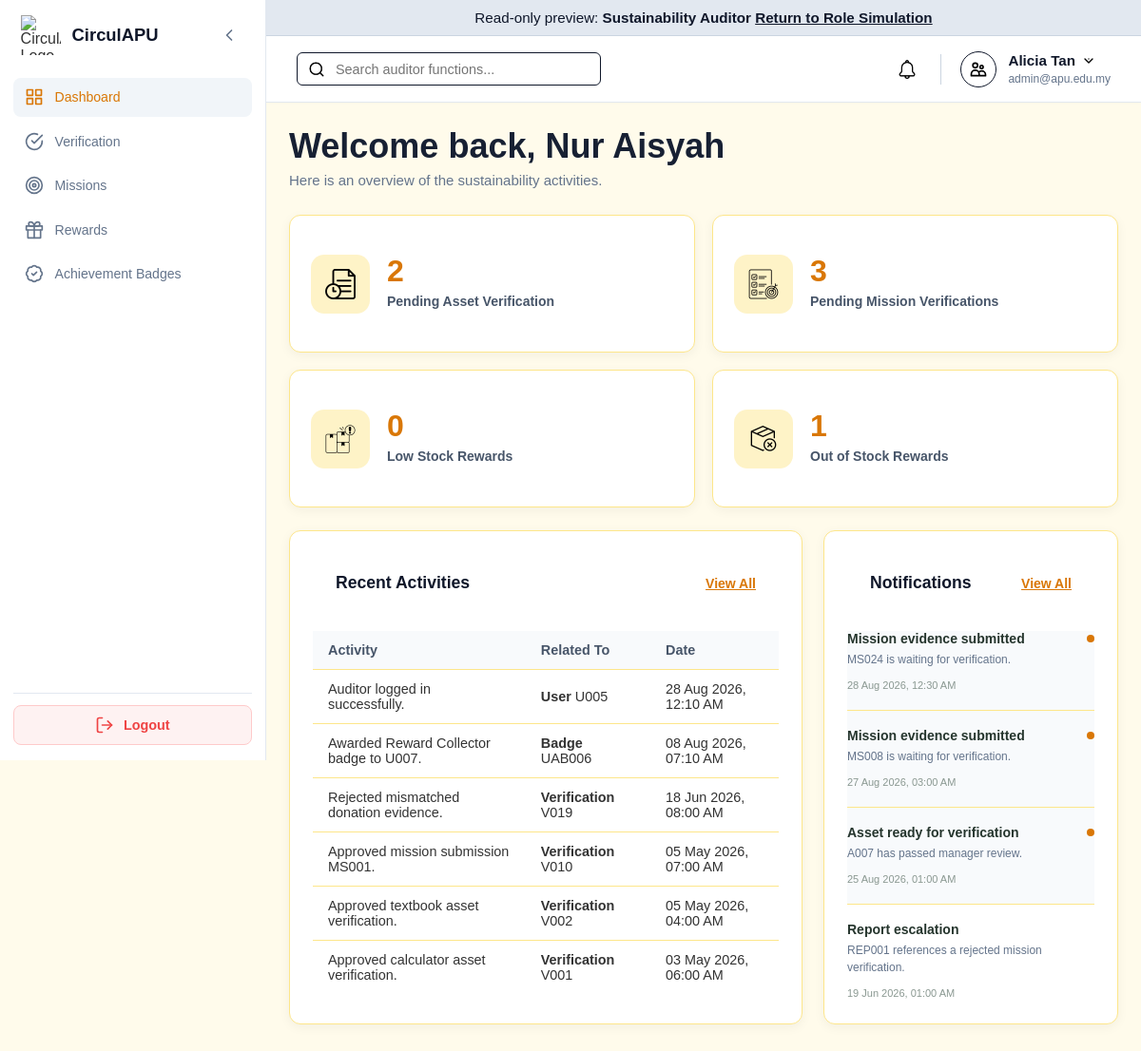
/Auditor/auditor_dashboard.php?preview=Auditor (signed in), run on the app's committed database.
### tables this page shows
CREATE TABLE `user` (
  `userID` varchar(10) NOT NULL,
  `name` varchar(100) NOT NULL,
  `email` varchar(100) NOT NULL,
  `password` varchar(255) NOT NULL,
  `role` enum('Member','Auditor','Manager','Admin') NOT NULL DEFAULT 'Member',
  `status` enum('Active','Suspended','Deleted') NOT NULL DEFAULT 'Active',
  `ecopoint` int(11) NOT NULL DEFAULT 0,
  `dateCreated` timestamp NOT NULL DEFAULT current_timestamp()
);

CREATE TABLE `systemlog` (
  `logID` varchar(10) NOT NULL,
  `userID` varchar(10) NOT NULL,
  `actionType` enum('Create','Submit','Approve','Reject','Redeem','Assign','Update','Delete','Login','Logout') NOT NULL,
  `refType` enum('Mission','Asset','Reward','Badge','Tier','Verification','User','Category','Transaction','Borrowing') NOT NULL,
  `refID` varchar(10) DEFAULT NULL,
  `description` varchar(255) NOT NULL,
  `timeLogged` timestamp NOT NULL DEFAULT current_timestamp()
);

CREATE TABLE `notification` (
  `notificationID` varchar(10) NOT NULL,
  `userID` varchar(10) NOT NULL,
  `title` varchar(100) NOT NULL,
  `content` varchar(255) NOT NULL,
  `status` enum('Read','Unread') NOT NULL DEFAULT 'Unread',
  `createdDate` timestamp NOT NULL DEFAULT current_timestamp()
);

### Auditor/auditor_dashboard.php (the view, shortened to what this page needs)
<?php
    $is_admin = isset($_SESSION['user_role']) && $_SESSION['user_role'] === 'Admin';
    $is_preview = ($_GET['preview'] ?? '') === 'Auditor';
    $auditorID= $_SESSION['user_id'];
    $auditorName = $_SESSION['user_name'] ?? 'Auditor';
    $pendingAssets = 0;
    $pendingMissions = 0;
    $lowStockRewards = 0;
    $outOfStockRewards = 0;
    $recentActivities = [];
    $notifications = [];
    function getCount(mysqli $conn, string $sql): int{
        $result = $conn->query($sql);
        if ($result && ($row = $result->fetch_assoc())){
            return (int) $row['total'];
        }
        return 0;
    }
    require_once '../db.php';
    if ($conn->connect_error){
        $databaseError = "Unable to connect to the database.";
    }else {
        $conn->set_charset("utf8mb4");
        if ($is_admin && $is_preview) {
            $previewUser = $conn->query("SELECT userID, name FROM user WHERE role = 'Auditor' AND status = 'Active' ORDER BY dateCreated ASC, userID ASC LIMIT 1")->fetch_assoc();
            if ($previewUser) {
                $auditorID = $previewUser['userID'];
                $auditorName = $previewUser['name'];
            }else {
                $auditorName = 'Sustainability Auditor';
            }
        }
        $pendingAssets = getCount($conn, "SELECT COUNT(*) AS total FROM verificationrecords WHERE status = 'Pending' AND targetType = 'Asset'");
        $pendingMissions = getCount($conn, "SELECT COUNT(*) AS total FROM verificationrecords WHERE status = 'Pending' AND targetType = 'MissionSubmission'");
        $lowStockRewards = getCount($conn, "SELECT COUNT(*) AS total FROM rewards WHERE quantity > 0 AND quantity < 3;");
        $outOfStockRewards = getCount($conn, "SELECT COUNT(*) AS total FROM rewards WHERE quantity = 0");
        $activitySQL = "SELECT sl.logID, sl.description, sl.actionType, sl.refType, sl.refID, sl.timeLogged, u.name AS performedBy FROM systemlog sl INNER JOIN user u ON sl.userID = u.userID WHERE sl.userID = ? ORDER BY sl.timeLogged DESC LIMIT 7";
        $activityStatement = $conn->prepare($activitySQL);
        if ($activityStatement) {
            $activityStatement->bind_param("s", $auditorID);
            $activityStatement->execute();
            $activityResult = $activityStatement->get_result();
            while ($activityRow = $activityResult->fetch_assoc()) {
                $recentActivities[] = $activityRow;
            }
        }
        $notificationStatement = $conn->prepare("SELECT notificationID, title, content, status, createdDate FROM notification WHERE userID = ? ORDER BY createdDate DESC LIMIT 4");
        if ($notificationStatement){
            $notificationStatement->bind_param("s", $auditorID);
            $notificationStatement->execute();
            $notificationResult = $notificationStatement->get_result();
            while($notificationRow = $notificationResult->fetch_assoc()){
                $notifications[] = $notificationRow;
            }
        }
    }
    function formatDashboardDate(?string $date): string{
        $timestamp = strtotime($date);
        return date('d M Y, h:i A', $timestamp);
    }
?>
<!DOCTYPE html>
<html lang="en">
<head>
    <link rel="stylesheet" href="../style.css">
    <link rel="stylesheet" href="auditor_style.css">
</head>
<body class="role-auditor">
    <div class="dashboard-container">
        <?php include '../sidebar.php'; ?>
        <div class="main-content">
            <?php include '../header.php'; ?>
            <main class="page-body auditor-dashboard-page">
                <section class="dashboard-welcome">
                    <div>
                        <h1>
                            Welcome back,
                            <?php
                                echo htmlspecialchars($auditorName);
                            ?>
                        </h1>
                        <p>Here is an overview of  the sustainability activities.</p>
                    </div>
                </section>
                <section class="stats-grid" aria-label="Auditor Dashboard Statistics">
                    <a href="auditor_verification_management.php?type=Asset&status=Pending" class="stat-card">
                        <div class="stat-icon">
                            <img src="../assets/icons/pendingVerification.png" alt="Pending Verification">
                        </div>
                        <div class="stat-content">
                            <strong class="stat-value">
                                <?php echo $pendingAssets; ?>
                            </strong>
                            <h3>Pending Asset Verification</h3>
                        </div>
                    </a>
                    <a href="auditor_verification_management.php?type=MissionSubmission&status=Pending" class="stat-card">
                        <div class="stat-icon">
                            <img src="../assets/icons/pendingMission.png" alt="Pending Mission">
                        </div>
                        <div class="stat-content">
                            <strong class="stat-value">
                                <?php echo $pendingMissions; ?>
                            </strong>
                            <h3>Pending Mission Verifications</h3>
                        </div>
                    </a>
                    <a href="auditor_rewards_management.php?quantity=low" class="stat-card">
                        <div class="stat-icon">
                            <img src="../assets/icons/low-stock.png" alt="lowStock">
                        </div>
                        <div class="stat-content">
                            <strong class="stat-value">
                                <?php echo $lowStockRewards; ?>
                            </strong>
                            <h3>Low Stock Rewards</h3>
                        </div>
                    </a>
                    <a href="auditor_rewards_management.php?quantity=out_of_stock" class="stat-card">
                        <div class="stat-icon">
                            <img src="../assets/icons/out-of-stock.png" alt="OutofStock">
                        </div>
                        <div class="stat-content">
                            <strong class="stat-value">
                                <?php echo $outOfStockRewards; ?>
                            </strong>
                            <h3>Out of Stock Rewards</h3>
                        </div>
                    </a>
                </section>
                <section class="dashboard-lower-grid">
                    <article class="content-card">
                        <div class="card-header">
                            <div>
                                <h2>Recent Activities</h2>
                            </div>
                            <a href="auditor_recent_activities.php">View All</a>
                        </div>
                        <div class="table-wrapper">
                            <table class="data-table">
                                <thead>
                                    <tr>
                                        <th>Activity</th>
                                        <th>Related To</th>
                                        <th>Date</th>
                                    </tr>
                                </thead>
                                <tbody>
                                    <?php if (empty($recentActivities)): ?>
                                        <tr>
                                            <td colspan="3" class="auditor-empty-state">
                                                No system activities have been recorded yet.
                                            </td>
                                        </tr>
                                    <?php else: ?>
                                        <?php foreach ($recentActivities as $activity): ?>
                                            <tr>
                                                <td class="activity-description">
                                                    <?php
                                                        echo htmlspecialchars($activity['description']);
                                                    ?>
                                                </td>
                                                <td>
                                                    <div class="auditor-reference">
                                                        <strong>
                                                            <?php
                                                                echo htmlspecialchars($activity['refType']);
                                                            ?>
                                                        </strong>
                                                        <?php if (!empty($activity['refID'])): ?>
                                                            <span>
                                                                <?php
                                                                    echo htmlspecialchars($activity['refID']);
                                                                ?>
                                                            </span>
                                                        <?php endif; ?>
                                                    </div>
                                                </td>
                                                <td>
                                                    <?php
                                                        echo htmlspecialchars(
                                                            formatDashboardDate($activity['timeLogged'])
                                                        );
                                                    ?>
                                                </td>
                                            </tr>
                                        <?php endforeach; ?>
                                    <?php endif; ?>
                                </tbody>
                            </table>
                        </div>
                    </article>
                    <article class="content-card">
                        <div class="card-header">
                            <div>
                                <h2>Notifications</h2>
                            </div>
                            <a href="auditor_notification.php">View All</a>
                        </div>
                        <div class="notification-list">
                            <?php if (empty($notifications)): ?>
                                <div class="auditor-empty-notification">
                                    <p>No notification found</p>
                                </div>
                            <?php else: ?>
                                <?php
                                    foreach($notifications as $notification):
                                ?>
                                    <a href="auditor_notification.php" class="notification-item <?php echo ($notification['status'] === 'Unread') ? 'notification-unread' : ''; ?>">
                                        <div class="notification-content">
                                            <div class="notification-title-row">
                                                <strong>
                                                    <?php
                                                        echo htmlspecialchars($notification['title']);
                                                    ?>
                                                </strong>
                                                <?php if ($notification['status'] === 'Unread'): ?>
                                                    <span
                                                        class="unread-indicator"
                                                        title="Unread">
                                                    </span>
                                                <?php endif; ?>
                                            </div>
                                            <p>
                                                <?php
                                                    echo htmlspecialchars($notification['content']);
                                                ?>
                                            </p>
                                            <time>
                                                <?php
                                                    echo htmlspecialchars(
                                                        formatDashboardDate($notification['createdDate'])
                                                    );
                                                ?>
                                            </time>
                                        </div>
                                    </a>
                                <?php endforeach; ?>
                            <?php endif; ?>
                        </div>
                    </article>
                </section>
            </main>
        </div>
    </div>
</body>
</html>

### data on the page
user: name "Nur Aisyah"
systemlog: description "Auditor logged in successfully.", refType "User", refID "U005", timeLogged "28 Aug 2026, 12:10 AM"
systemlog: description "Awarded Reward Collector badge to U007.", refType "Badge", refID "UAB006", timeLogged "08 Aug 2026, 07:10 AM"
systemlog: description "Rejected mismatched donation evidence.", refType "Verification", refID "V019", timeLogged "18 Jun 2026, 08:00 AM"
systemlog: description "Approved mission submission MS001.", refType "Verification", refID "V010", timeLogged "05 May 2026, 07:00 AM"
systemlog: description "Approved textbook asset verification.", refType "Verification", refID "V002", timeLogged "05 May 2026, 04:00 AM"
systemlog: description "Approved calculator asset verification.", refType "Verification", refID "V001", timeLogged "03 May 2026, 06:00 AM"
notification: title "Mission evidence submitted", status "Unread" (drawn), content "MS024 is waiting for verification.", createdDate "28 Aug 2026, 12:30 AM"
notification: title "Mission evidence submitted", status "Unread" (drawn), content "MS008 is waiting for verification.", createdDate "27 Aug 2026, 03:00 AM"
notification: title "Asset ready for verification", status "Unread" (drawn), content "A007 has passed manager review.", createdDate "25 Aug 2026, 01:00 AM"
notification: title "Report escalation", content "REP001 references a rejected mission verification.", createdDate "19 Jun 2026, 01:00 AM"

### other printed values
$display_role "Sustainability Auditor"
$user_name "Alicia Tan"
$user_email "admin@apu.edu.my"
$pendingAssets "2"
$pendingMissions "3"
$lowStockRewards "0"
$outOfStockRewards "1"
